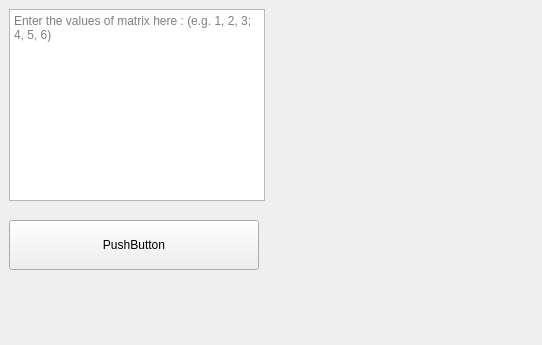
<?xml version="1.0" encoding="UTF-8"?>
<ui version="4.0">
 <class>Form</class>
 <widget class="QWidget" name="Form">
  <property name="geometry">
   <rect>
    <x>0</x>
    <y>0</y>
    <width>542</width>
    <height>345</height>
   </rect>
  </property>
  <property name="windowTitle">
   <string>Form</string>
  </property>
  <widget class="QTextEdit" name="textEdit">
   <property name="geometry">
    <rect>
     <x>9</x>
     <y>9</y>
     <width>256</width>
     <height>192</height>
    </rect>
   </property>
   <property name="placeholderText">
    <string>Enter the values of matrix here : (e.g. 1, 2, 3; 4, 5, 6)</string>
   </property>
  </widget>
  <widget class="QPushButton" name="pushButton">
   <property name="geometry">
    <rect>
     <x>9</x>
     <y>220</y>
     <width>250</width>
     <height>50</height>
    </rect>
   </property>
   <property name="text">
    <string>PushButton</string>
   </property>
  </widget>
  <widget class="QLabel" name="label">
   <property name="geometry">
    <rect>
     <x>9</x>
     <y>280</y>
     <width>250</width>
     <height>60</height>
    </rect>
   </property>
   <property name="text">
    <string/>
   </property>
  </widget>
 </widget>
 <resources/>
 <connections/>
</ui>
